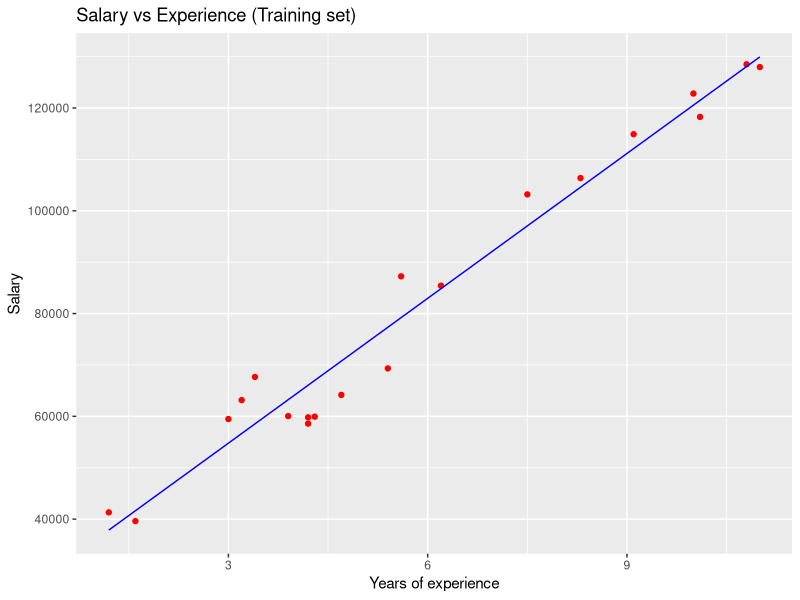
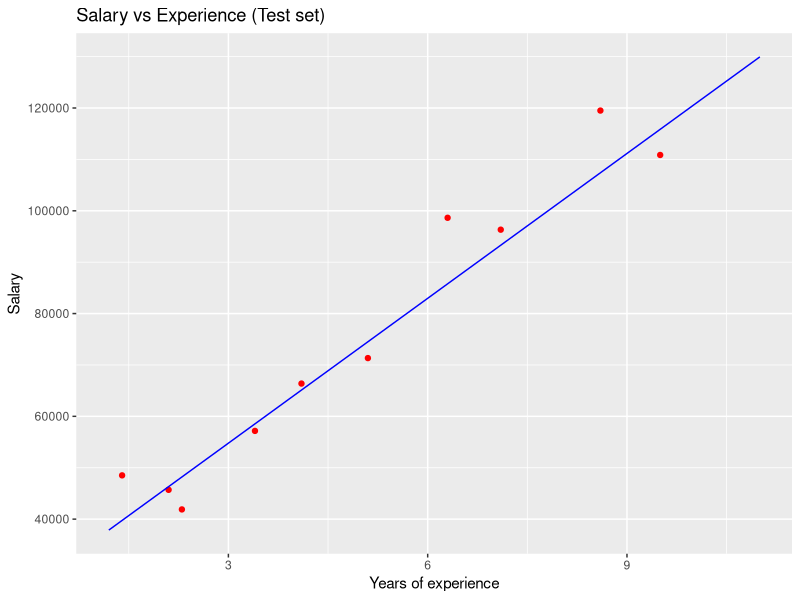

Generate these figures, in order, with R:
# Simple Linear Regression

# Importing the dataset
dataset = read.csv('Salary_Data.csv')

# Splitting the dataset into the Training set and Test set
# install.packages('caTools')
library(caTools)
set.seed(123)
split = sample.split(dataset$Salary, SplitRatio = 2/3)
training_set = subset(dataset, split == TRUE)
test_set = subset(dataset, split == FALSE)

# Feature Scaling
# training_set = scale(training_set)
# test_set = scale(test_set)

# Fitting Simple Linear Regression to the Training set
regressor = lm(formula = Salary ~ YearsExperience,
               data = training_set)

#To see the model summary
print(regressor)
summary(regressor)

# Predicting the Test set results
y_pred = predict(regressor, newdata = test_set)

# Visualising the Training set results
library(ggplot2)
ggplot() +
  geom_point(aes(x = training_set$YearsExperience, y = training_set$Salary),
             colour = 'red') +
  geom_line(aes(x = training_set$YearsExperience, y = predict(regressor, newdata = training_set)),
            colour = 'blue') +
  ggtitle('Salary vs Experience (Training set)') +
  xlab('Years of experience') +
  ylab('Salary')

# Visualising the Test set results
library(ggplot2)
ggplot() +
  geom_point(aes(x = test_set$YearsExperience, y = test_set$Salary),
             colour = 'red') +
  geom_line(aes(x = training_set$YearsExperience, y = predict(regressor, newdata = training_set)),
            colour = 'blue') +
  ggtitle('Salary vs Experience (Test set)') +
  xlab('Years of experience') +
  ylab('Salary')
